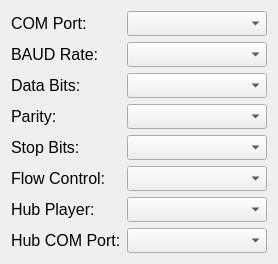
    <widget class="QWidget" name="layoutWidget_4">
     <property name="geometry">
      <rect>
       <x>10</x>
       <y>42</y>
       <width>261</width>
       <height>260</height>
      </rect>
     </property>
     <layout class="QVBoxLayout" name="verticalLayout_2">
      <item>
       <layout class="QHBoxLayout" name="horizontalLayout_6">
        <item>
         <widget class="QLabel" name="comLabel">
          <property name="sizePolicy">
           <sizepolicy hsizetype="Minimum" vsizetype="Minimum">
            <horstretch>0</horstretch>
            <verstretch>0</verstretch>
           </sizepolicy>
          </property>
          <property name="minimumSize">
           <size>
            <width>110</width>
            <height>25</height>
           </size>
          </property>
          <property name="maximumSize">
           <size>
            <width>110</width>
            <height>25</height>
           </size>
          </property>
          <property name="font">
           <font>
            <pointsize>12</pointsize>
           </font>
          </property>
          <property name="styleSheet">
           <string notr="true">color: black;</string>
          </property>
          <property name="text">
           <string>COM Port:</string>
          </property>
         </widget>
        </item>
        <item>
         <widget class="QComboBox" name="comPortComboBox">
          <property name="sizePolicy">
           <sizepolicy hsizetype="Fixed" vsizetype="Fixed">
            <horstretch>0</horstretch>
            <verstretch>0</verstretch>
           </sizepolicy>
          </property>
          <property name="minimumSize">
           <size>
            <width>140</width>
            <height>25</height>
           </size>
          </property>
          <property name="maximumSize">
           <size>
            <width>140</width>
            <height>25</height>
           </size>
          </property>
          <property name="baseSize">
           <size>
            <width>140</width>
            <height>25</height>
           </size>
          </property>
          <property name="font">
           <font>
            <pointsize>10</pointsize>
           </font>
          </property>
         </widget>
        </item>
       </layout>
      </item>
      <item>
       <layout class="QHBoxLayout" name="horizontalLayout_7">
        <item>
         <widget class="QLabel" name="baudLabel">
          <property name="sizePolicy">
           <sizepolicy hsizetype="Minimum" vsizetype="Minimum">
            <horstretch>0</horstretch>
            <verstretch>0</verstretch>
           </sizepolicy>
          </property>
          <property name="minimumSize">
           <size>
            <width>110</width>
            <height>25</height>
           </size>
          </property>
          <property name="maximumSize">
           <size>
            <width>110</width>
            <height>25</height>
           </size>
          </property>
          <property name="font">
           <font>
            <pointsize>12</pointsize>
           </font>
          </property>
          <property name="text">
           <string>BAUD Rate:</string>
          </property>
          <property name="alignment">
           <set>Qt::AlignmentFlag::AlignLeading|Qt::AlignmentFlag::AlignLeft|Qt::AlignmentFlag::AlignVCenter</set>
          </property>
         </widget>
        </item>
        <item>
         <widget class="QComboBox" name="baudSpeedComboBox">
          <property name="sizePolicy">
           <sizepolicy hsizetype="Fixed" vsizetype="Fixed">
            <horstretch>0</horstretch>
            <verstretch>0</verstretch>
           </sizepolicy>
          </property>
          <property name="minimumSize">
           <size>
            <width>140</width>
            <height>25</height>
           </size>
          </property>
          <property name="maximumSize">
           <size>
            <width>140</width>
            <height>25</height>
           </size>
          </property>
          <property name="baseSize">
           <size>
            <width>140</width>
            <height>25</height>
           </size>
          </property>
          <property name="font">
           <font>
            <pointsize>10</pointsize>
           </font>
          </property>
         </widget>
        </item>
       </layout>
      </item>
      <item>
       <layout class="QHBoxLayout" name="horizontalLayout_8">
        <item>
         <widget class="QLabel" name="dataLabel">
          <property name="sizePolicy">
           <sizepolicy hsizetype="Minimum" vsizetype="Minimum">
            <horstretch>0</horstretch>
            <verstretch>0</verstretch>
           </sizepolicy>
          </property>
          <property name="minimumSize">
           <size>
            <width>110</width>
            <height>25</height>
           </size>
          </property>
          <property name="maximumSize">
           <size>
            <width>110</width>
            <height>25</height>
           </size>
          </property>
          <property name="font">
           <font>
            <pointsize>12</pointsize>
           </font>
          </property>
          <property name="text">
           <string>Data Bits:</string>
          </property>
         </widget>
        </item>
        <item>
         <widget class="QComboBox" name="dataBitsComboBox">
          <property name="sizePolicy">
           <sizepolicy hsizetype="Fixed" vsizetype="Fixed">
            <horstretch>0</horstretch>
            <verstretch>0</verstretch>
           </sizepolicy>
          </property>
          <property name="minimumSize">
           <size>
            <width>140</width>
            <height>25</height>
           </size>
          </property>
          <property name="maximumSize">
           <size>
            <width>140</width>
            <height>25</height>
           </size>
          </property>
          <property name="baseSize">
           <size>
            <width>140</width>
            <height>25</height>
           </size>
          </property>
          <property name="font">
           <font>
            <pointsize>10</pointsize>
           </font>
          </property>
         </widget>
        </item>
       </layout>
      </item>
      <item>
       <layout class="QHBoxLayout" name="horizontalLayout_9">
        <item>
         <widget class="QLabel" name="parityLabel">
          <property name="sizePolicy">
           <sizepolicy hsizetype="Minimum" vsizetype="Minimum">
            <horstretch>0</horstretch>
            <verstretch>0</verstretch>
           </sizepolicy>
          </property>
          <property name="minimumSize">
           <size>
            <width>110</width>
            <height>25</height>
           </size>
          </property>
          <property name="maximumSize">
           <size>
            <width>110</width>
            <height>25</height>
           </size>
          </property>
          <property name="font">
           <font>
            <pointsize>12</pointsize>
           </font>
          </property>
          <property name="text">
           <string>Parity:</string>
          </property>
          <property name="alignment">
           <set>Qt::AlignmentFlag::AlignLeading|Qt::AlignmentFlag::AlignLeft|Qt::AlignmentFlag::AlignVCenter</set>
          </property>
         </widget>
        </item>
        <item>
         <widget class="QComboBox" name="parityComboBox">
          <property name="sizePolicy">
           <sizepolicy hsizetype="Fixed" vsizetype="Fixed">
            <horstretch>0</horstretch>
            <verstretch>0</verstretch>
           </sizepolicy>
          </property>
          <property name="minimumSize">
           <size>
            <width>140</width>
            <height>25</height>
           </size>
          </property>
          <property name="maximumSize">
           <size>
            <width>140</width>
            <height>25</height>
           </size>
          </property>
          <property name="baseSize">
           <size>
            <width>140</width>
            <height>25</height>
           </size>
          </property>
          <property name="font">
           <font>
            <pointsize>10</pointsize>
           </font>
          </property>
         </widget>
        </item>
       </layout>
      </item>
      <item>
       <layout class="QHBoxLayout" name="horizontalLayout_10">
        <item>
         <widget class="QLabel" name="stopLabel">
          <property name="sizePolicy">
           <sizepolicy hsizetype="Minimum" vsizetype="Minimum">
            <horstretch>0</horstretch>
            <verstretch>0</verstretch>
           </sizepolicy>
          </property>
          <property name="minimumSize">
           <size>
            <width>110</width>
            <height>25</height>
           </size>
          </property>
          <property name="maximumSize">
           <size>
            <width>110</width>
            <height>25</height>
           </size>
          </property>
          <property name="font">
           <font>
            <pointsize>12</pointsize>
           </font>
          </property>
          <property name="text">
           <string>Stop Bits:</string>
          </property>
         </widget>
        </item>
        <item>
         <widget class="QComboBox" name="stopBitsComboBox">
          <property name="sizePolicy">
           <sizepolicy hsizetype="Fixed" vsizetype="Fixed">
            <horstretch>0</horstretch>
            <verstretch>0</verstretch>
           </sizepolicy>
          </property>
          <property name="minimumSize">
           <size>
            <width>140</width>
            <height>25</height>
           </size>
          </property>
          <property name="maximumSize">
           <size>
            <width>140</width>
            <height>25</height>
           </size>
          </property>
          <property name="baseSize">
           <size>
            <width>140</width>
            <height>25</height>
           </size>
          </property>
          <property name="font">
           <font>
            <pointsize>10</pointsize>
           </font>
          </property>
         </widget>
        </item>
       </layout>
      </item>
      <item>
       <layout class="QHBoxLayout" name="horizontalLayout_11">
        <item>
         <widget class="QLabel" name="flowLabel">
          <property name="sizePolicy">
           <sizepolicy hsizetype="Fixed" vsizetype="Fixed">
            <horstretch>0</horstretch>
            <verstretch>0</verstretch>
           </sizepolicy>
          </property>
          <property name="minimumSize">
           <size>
            <width>110</width>
            <height>25</height>
           </size>
          </property>
          <property name="maximumSize">
           <size>
            <width>110</width>
            <height>25</height>
           </size>
          </property>
          <property name="baseSize">
           <size>
            <width>130</width>
            <height>25</height>
           </size>
          </property>
          <property name="font">
           <font>
            <pointsize>12</pointsize>
           </font>
          </property>
          <property name="text">
           <string>Flow Control:</string>
          </property>
         </widget>
        </item>
        <item>
         <widget class="QComboBox" name="flowControlComboBox">
          <property name="sizePolicy">
           <sizepolicy hsizetype="Fixed" vsizetype="Fixed">
            <horstretch>0</horstretch>
            <verstretch>0</verstretch>
           </sizepolicy>
          </property>
          <property name="minimumSize">
           <size>
            <width>140</width>
            <height>25</height>
           </size>
          </property>
          <property name="maximumSize">
           <size>
            <width>140</width>
            <height>25</height>
           </size>
          </property>
          <property name="baseSize">
           <size>
            <width>140</width>
            <height>25</height>
           </size>
          </property>
          <property name="font">
           <font>
            <pointsize>10</pointsize>
           </font>
          </property>
         </widget>
        </item>
       </layout>
      </item>
      <item>
       <layout class="QHBoxLayout" name="horizontalLayout_12">
        <item>
         <widget class="QLabel" name="dipLabel">
          <property name="sizePolicy">
           <sizepolicy hsizetype="Fixed" vsizetype="Fixed">
            <horstretch>0</horstretch>
            <verstretch>0</verstretch>
           </sizepolicy>
          </property>
          <property name="minimumSize">
           <size>
            <width>110</width>
            <height>25</height>
           </size>
          </property>
          <property name="maximumSize">
           <size>
            <width>110</width>
            <height>25</height>
           </size>
          </property>
          <property name="baseSize">
           <size>
            <width>130</width>
            <height>25</height>
           </size>
          </property>
          <property name="font">
           <font>
            <pointsize>12</pointsize>
           </font>
          </property>
          <property name="text">
           <string>Hub Player:</string>
          </property>
         </widget>
        </item>
        <item>
         <widget class="QComboBox" name="dipSwitchComboBox">
          <property name="sizePolicy">
           <sizepolicy hsizetype="Fixed" vsizetype="Fixed">
            <horstretch>0</horstretch>
            <verstretch>0</verstretch>
           </sizepolicy>
          </property>
          <property name="minimumSize">
           <size>
            <width>140</width>
            <height>25</height>
           </size>
          </property>
          <property name="maximumSize">
           <size>
            <width>140</width>
            <height>25</height>
           </size>
          </property>
          <property name="baseSize">
           <size>
            <width>140</width>
            <height>25</height>
           </size>
          </property>
          <property name="font">
           <font>
            <pointsize>10</pointsize>
           </font>
          </property>
         </widget>
        </item>
       </layout>
      </item>
      <item>
       <layout class="QHBoxLayout" name="horizontalLayout_23">
        <item>
         <widget class="QLabel" name="hubLabel">
          <property name="sizePolicy">
           <sizepolicy hsizetype="Fixed" vsizetype="Fixed">
            <horstretch>0</horstretch>
            <verstretch>0</verstretch>
           </sizepolicy>
          </property>
          <property name="minimumSize">
           <size>
            <width>110</width>
            <height>25</height>
           </size>
          </property>
          <property name="maximumSize">
           <size>
            <width>110</width>
            <height>25</height>
           </size>
          </property>
          <property name="baseSize">
           <size>
            <width>110</width>
            <height>25</height>
           </size>
          </property>
          <property name="font">
           <font>
            <pointsize>12</pointsize>
           </font>
          </property>
          <property name="text">
           <string>Hub COM Port:</string>
          </property>
         </widget>
        </item>
        <item>
         <widget class="QComboBox" name="hubComComboBox">
          <property name="sizePolicy">
           <sizepolicy hsizetype="Fixed" vsizetype="Fixed">
            <horstretch>0</horstretch>
            <verstretch>0</verstretch>
           </sizepolicy>
          </property>
          <property name="minimumSize">
           <size>
            <width>140</width>
            <height>25</height>
           </size>
          </property>
          <property name="maximumSize">
           <size>
            <width>140</width>
            <height>25</height>
           </size>
          </property>
          <property name="baseSize">
           <size>
            <width>140</width>
            <height>25</height>
           </size>
          </property>
          <property name="font">
           <font>
            <pointsize>10</pointsize>
           </font>
          </property>
         </widget>
        </item>
       </layout>
      </item>
     </layout>
    </widget>
